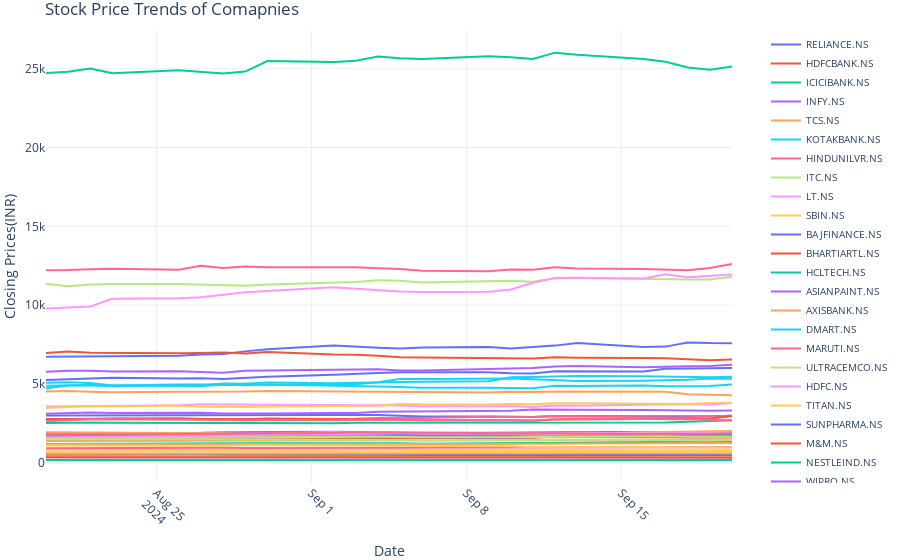

Notebook cell for this chart:
### Code cell
fig=go.Figure()
for company in data.columns[1:]:
    fig.add_trace(go.Scatter(x=data['Date'],
                            y=data[company],
                            mode='lines',
                            name=company))
fig.update_layout(
    title="Stock Price Trends of Comapnies",
    xaxis_title="Date",
    yaxis_title='Closing Prices(INR)',
    xaxis=dict(tickangle=45), 
    legend=dict(
        x=1.05,
        y=1,
        traceorder="normal",
        font=dict(size=10),
        orientation="v"
    ),
    margin=dict(l=0, r=0, t=30, b=0),  
    hovermode='x',
    template='plotly_white'
)
fig.show()
